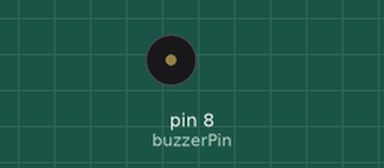
The sketch below on a simulated Arduino Uno, built with avr-gcc and run on an emulated ATmega328P. Shown: buzzer (waves = sounding).

Above: at 0.9 s.
At 2.88 s:
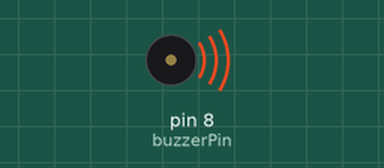
Timing chart, 0 to 3.2 s (numbered marks = the images above):
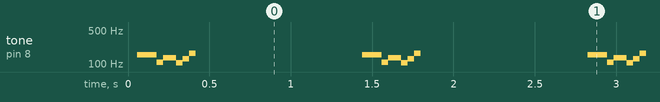

The sketch:

ex07.ino
```cpp
// Pin connected to the piezo buzzer
const int buzzerPin = 8;

// Define notes for the melody (frequency in Hz)
#define NOTE_C4 262
#define NOTE_D4 294
#define NOTE_E4 330
#define NOTE_F4 349
#define NOTE_G4 392
#define NOTE_A4 440
#define NOTE_B4 494
#define NOTE_C5 523

// Define the melody: "Jingle Bells"
int melody[] =
    {
        NOTE_E4, NOTE_E4, NOTE_E4, NOTE_E4, NOTE_E4, NOTE_E4, NOTE_E4,
        NOTE_G4, NOTE_C4, NOTE_D4, NOTE_E4, NOTE_F4, NOTE_F4, NOTE_F4,
        NOTE_F4, NOTE_F4, NOTE_E4, NOTE_E4, NOTE_E4, NOTE_E4, NOTE_E4,
        NOTE_D4, NOTE_D4, NOTE_E4, NOTE_D4, NOTE_G4};

// Define note durations (4 = quarter note, 8 = eighth note, etc.)
int noteDurations[] =
    {
        8, 8, 4, 8, 8, 4, 8, 8, 8, 8, 4, 8, 8, 8,
        8, 8, 8, 8, 8, 4, 8, 8, 8, 8, 8, 4};

// Number of notes
int numberOfNotes = sizeof(melody) / sizeof(melody[0]);

void setup()
{
    // Set the buzzer pin as an output
    pinMode(buzzerPin, OUTPUT);
}

void loop()
{
    for (int i = 0; i < numberOfNotes; i++)
    {
        int note = melody[i];            // Get the note (frequency in Hz)
        int duration = noteDurations[i]; // Get the note duration

        // Play the note
        tone(buzzerPin, note, duration);
        delay(duration * 1.30); // Pause between notes (slightly longer than note duration)
    }

    // Add a delay before repeating the melody
    delay(1000);
}

// Function to play the tone on the buzzer
void tone(int pin, int frequency, int duration)
{
    long delayValue = 1000000 / frequency / 2;    // Calculate delay for the high and low part of the wave
    long numCycles = frequency * duration / 1000; // Calculate number of cycles for the given duration

    for (long i = 0; i < numCycles; i++)
    {
        digitalWrite(pin, HIGH); // Turn the buzzer on
        delayMicroseconds(delayValue);
        digitalWrite(pin, LOW); // Turn the buzzer off
        delayMicroseconds(delayValue);
    }
}
```

Measured:
- by itself, tone on pin 8 (buzzerPin): repeats every 1.4 s: 108 Hz 0.04 s, 136 Hz 0.08 s, 107 Hz 0.04 s, 128 Hz 0.04 s, 165 Hz 0.04 s, silent 1.0 s, 156 Hz 0.12 s
